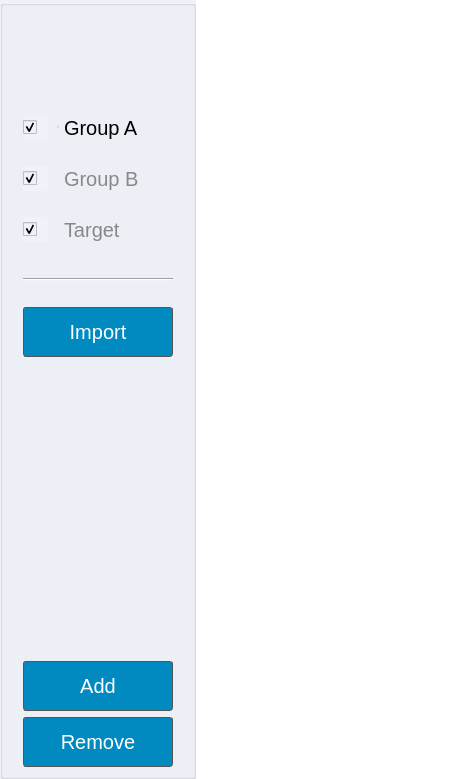
      <widget class="QWidget" name="stackedWidgetPage3">
       <layout class="QHBoxLayout" name="horizontalLayout_16">
        <property name="spacing">
         <number>0</number>
        </property>
        <property name="leftMargin">
         <number>0</number>
        </property>
        <property name="topMargin">
         <number>0</number>
        </property>
        <property name="rightMargin">
         <number>0</number>
        </property>
        <property name="bottomMargin">
         <number>0</number>
        </property>
        <item>
         <widget class="QGroupBox" name="groupBox_7">
          <property name="minimumSize">
           <size>
            <width>0</width>
            <height>0</height>
           </size>
          </property>
          <property name="styleSheet">
           <string notr="true">background-color: #eff2f8;</string>
          </property>
          <property name="title">
           <string/>
          </property>
          <layout class="QVBoxLayout" name="verticalLayout_13">
           <property name="leftMargin">
            <number>20</number>
           </property>
           <property name="rightMargin">
            <number>20</number>
           </property>
           <property name="bottomMargin">
            <number>9</number>
           </property>
           <item>
            <spacer name="verticalSpacer_16">
             <property name="orientation">
              <enum>Qt::Vertical</enum>
             </property>
             <property name="sizeType">
              <enum>QSizePolicy::Fixed</enum>
             </property>
             <property name="sizeHint" stdset="0">
              <size>
               <width>20</width>
               <height>90</height>
              </size>
             </property>
            </spacer>
           </item>
           <item>
            <layout class="QHBoxLayout" name="horizontalLayout_13">
             <property name="spacing">
              <number>0</number>
             </property>
             <item>
              <widget class="QCheckBox" name="checkBox_database_group_a">
               <property name="minimumSize">
                <size>
                 <width>25</width>
                 <height>25</height>
                </size>
               </property>
               <property name="maximumSize">
                <size>
                 <width>25</width>
                 <height>16777215</height>
                </size>
               </property>
               <property name="styleSheet">
                <string notr="true"/>
               </property>
               <property name="text">
                <string/>
               </property>
               <property name="checked">
                <bool>true</bool>
               </property>
              </widget>
             </item>
             <item>
              <widget class="QRadioButton" name="radioButton_db_groupa">
               <property name="minimumSize">
                <size>
                 <width>0</width>
                 <height>25</height>
                </size>
               </property>
               <property name="font">
                <font>
                 <pointsize>-1</pointsize>
                </font>
               </property>
               <property name="styleSheet">
                <string notr="true">QRadioButton::indicator {
                width: 0px; /* Hide the circle indicator */
                height: 0px;
            }
QRadioButton {
                font-size: 20px;
                color: #888;
                background-color: transparent;
                border: none;
                padding: 10px;
            }
            QRadioButton:checked {
                font-weight: bold;
                color: #000;
            }</string>
               </property>
               <property name="text">
                <string>Group A</string>
               </property>
               <property name="checked">
                <bool>true</bool>
               </property>
              </widget>
             </item>
            </layout>
           </item>
           <item>
            <layout class="QHBoxLayout" name="horizontalLayout_14">
             <property name="spacing">
              <number>0</number>
             </property>
             <item>
              <widget class="QCheckBox" name="checkBox_database_group_b">
               <property name="minimumSize">
                <size>
                 <width>0</width>
                 <height>25</height>
                </size>
               </property>
               <property name="maximumSize">
                <size>
                 <width>25</width>
                 <height>16777215</height>
                </size>
               </property>
               <property name="styleSheet">
                <string notr="true"/>
               </property>
               <property name="text">
                <string/>
               </property>
               <property name="checked">
                <bool>true</bool>
               </property>
              </widget>
             </item>
             <item>
              <widget class="QRadioButton" name="radioButton_db_groupb">
               <property name="minimumSize">
                <size>
                 <width>0</width>
                 <height>25</height>
                </size>
               </property>
               <property name="font">
                <font>
                 <pointsize>-1</pointsize>
                </font>
               </property>
               <property name="styleSheet">
                <string notr="true">QRadioButton::indicator {
                width: 0px; /* Hide the circle indicator */
                height: 0px;
            }
QRadioButton {
                font-size: 20px;
                color: #888;
                background-color: transparent;
                border: none;
                padding: 10px;
            }
            QRadioButton:checked {
                font-weight: bold;
                color: #000;
            }</string>
               </property>
               <property name="text">
                <string>Group B</string>
               </property>
              </widget>
             </item>
            </layout>
           </item>
           <item>
            <layout class="QHBoxLayout" name="horizontalLayout_15">
             <property name="spacing">
              <number>0</number>
             </property>
             <item>
              <widget class="QCheckBox" name="checkBox_database_target">
               <property name="minimumSize">
                <size>
                 <width>0</width>
                 <height>25</height>
                </size>
               </property>
               <property name="maximumSize">
                <size>
                 <width>25</width>
                 <height>16777215</height>
                </size>
               </property>
               <property name="styleSheet">
                <string notr="true"/>
               </property>
               <property name="text">
                <string/>
               </property>
               <property name="checked">
                <bool>true</bool>
               </property>
              </widget>
             </item>
             <item>
              <widget class="QRadioButton" name="radioButton_db_target">
               <property name="minimumSize">
                <size>
                 <width>0</width>
                 <height>25</height>
                </size>
               </property>
               <property name="font">
                <font>
                 <pointsize>-1</pointsize>
                </font>
               </property>
               <property name="styleSheet">
                <string notr="true">QRadioButton::indicator {
                width: 0px; /* Hide the circle indicator */
                height: 0px;
            }
QRadioButton {
                font-size: 20px;
                color: #888;
                background-color: transparent;
                border: none;
                padding: 10px;
            }
            QRadioButton:checked {
                font-weight: bold;
                color: #000;
            }</string>
               </property>
               <property name="text">
                <string>Target</string>
               </property>
              </widget>
             </item>
            </layout>
           </item>
           <item>
            <spacer name="verticalSpacer_17">
             <property name="orientation">
              <enum>Qt::Vertical</enum>
             </property>
             <property name="sizeType">
              <enum>QSizePolicy::Fixed</enum>
             </property>
             <property name="sizeHint" stdset="0">
              <size>
               <width>20</width>
               <height>20</height>
              </size>
             </property>
            </spacer>
           </item>
           <item>
            <widget class="Line" name="line_4">
             <property name="orientation">
              <enum>Qt::Horizontal</enum>
             </property>
            </widget>
           </item>
           <item>
            <spacer name="verticalSpacer_18">
             <property name="orientation">
              <enum>Qt::Vertical</enum>
             </property>
             <property name="sizeType">
              <enum>QSizePolicy::Fixed</enum>
             </property>
             <property name="sizeHint" stdset="0">
              <size>
               <width>20</width>
               <height>20</height>
              </size>
             </property>
            </spacer>
           </item>
           <item>
            <widget class="QPushButton" name="pushButton_load_db">
             <property name="minimumSize">
              <size>
               <width>0</width>
               <height>50</height>
              </size>
             </property>
             <property name="font">
              <font>
               <family>Arial</family>
               <pointsize>15</pointsize>
               <weight>50</weight>
               <bold>false</bold>
              </font>
             </property>
             <property name="styleSheet">
              <string notr="true">QPushButton {
    border: 1px solid #555;
    border-radius: 3px;
    border-style: Solid;
    background: rgba(0, 138, 191);
    padding: 5px 28px;
	color: rgb(255, 255, 255);
    }

QPushButton:hover {
    background: rgba(0, 138, 191, 0.6);
	opacity: 0.2
    }

QPushButton:pressed {
    border-style: inset;
    background: rgb(0, 138, 191);
    }</string>
             </property>
             <property name="text">
              <string>Import</string>
             </property>
            </widget>
           </item>
           <item>
            <spacer name="verticalSpacer_15">
             <property name="orientation">
              <enum>Qt::Vertical</enum>
             </property>
             <property name="sizeHint" stdset="0">
              <size>
               <width>20</width>
               <height>298</height>
              </size>
             </property>
            </spacer>
           </item>
           <item>
            <widget class="QPushButton" name="pushButton_add_row">
             <property name="minimumSize">
              <size>
               <width>150</width>
               <height>50</height>
              </size>
             </property>
             <property name="maximumSize">
              <size>
               <width>150</width>
               <height>16777215</height>
              </size>
             </property>
             <property name="font">
              <font>
               <family>Arial</family>
               <pointsize>15</pointsize>
               <weight>50</weight>
               <bold>false</bold>
              </font>
             </property>
             <property name="styleSheet">
              <string notr="true">QPushButton {
    border: 1px solid #555;
    border-radius: 3px;
    border-style: Solid;
    background: rgba(0, 138, 191);
    padding: 5px 28px;
	color: rgb(255, 255, 255);
    }

QPushButton:hover {
    background: rgba(0, 138, 191, 0.6);
	opacity: 0.2
    }

QPushButton:pressed {
    border-style: inset;
    background: rgb(0, 138, 191);
    }</string>
             </property>
             <property name="text">
              <string>Add</string>
             </property>
            </widget>
           </item>
           <item>
            <widget class="QPushButton" name="pushButton_remove_row">
             <property name="minimumSize">
              <size>
               <width>150</width>
               <height>50</height>
              </size>
             </property>
             <property name="maximumSize">
              <size>
               <width>150</width>
               <height>16777215</height>
              </size>
             </property>
             <property name="font">
              <font>
               <family>Arial</family>
               <pointsize>15</pointsize>
               <weight>50</weight>
               <bold>false</bold>
              </font>
             </property>
             <property name="styleSheet">
              <string notr="true">QPushButton {
    border: 1px solid #555;
    border-radius: 3px;
    border-style: Solid;
    background: rgba(0, 138, 191);
    padding: 5px 28px;
	color: rgb(255, 255, 255);
    }

QPushButton:hover {
    background: rgba(0, 138, 191, 0.6);
	opacity: 0.2
    }

QPushButton:pressed {
    border-style: inset;
    background: rgb(0, 138, 191);
    }</string>
             </property>
             <property name="text">
              <string>Remove</string>
             </property>
            </widget>
           </item>
          </layout>
         </widget>
        </item>
        <item>
         <widget class="QTableView" name="tableView_database">
          <property name="font">
           <font>
            <family>Arial</family>
            <pointsize>13</pointsize>
           </font>
          </property>
          <property name="styleSheet">
           <string notr="true">QTableView{
	background-color: rgb(255, 255, 255);
}

QScrollBar:vertical {
                border: none;
                background: #f5f5f5;
                width: 10px;
                margin: 0px 0px 0px 0px;
            }
            QScrollBar::handle:vertical {
                background: #888;
                min-height: 20px;
                border-radius: 5px;
            }
            QScrollBar::handle:vertical:hover {
                background: #666;
            }
            QScrollBar::sub-line:vertical, QScrollBar::add-line:vertical {
                background: none;
                height: 0px;
            }
            QScrollBar::add-page:vertical, QScrollBar::sub-page:vertical {
                background: #f5f5f5;
            }



            QScrollBar:horizontal {
                border: none;
                background: #f5f5f5;
                height: 12px;
                margin: 0px 12px 0px 12px;  /* Adjust margins for corners */
            }
            QScrollBar::handle:horizontal {
                background: #888;
                min-width: 20px;
                border-radius: 6px;
            }
            QScrollBar::handle:horizontal:hover {
                background: #666;
            }
            QScrollBar::add-line:horizontal, QScrollBar::sub-line:horizontal {
                background: none;
                width: 0px;
            }
            QScrollBar::add-page:horizontal, QScrollBar::sub-page:horizontal {
                background: #f5f5f5;
            }</string>
          </property>
          <property name="frameShape">
           <enum>QFrame::NoFrame</enum>
          </property>
          <property name="alternatingRowColors">
           <bool>true</bool>
          </property>
          <property name="selectionBehavior">
           <enum>QAbstractItemView::SelectRows</enum>
          </property>
          <property name="showGrid">
           <bool>true</bool>
          </property>
          <attribute name="horizontalHeaderCascadingSectionResizes">
           <bool>true</bool>
          </attribute>
          <attribute name="horizontalHeaderDefaultSectionSize">
           <number>150</number>
          </attribute>
          <attribute name="horizontalHeaderStretchLastSection">
           <bool>false</bool>
          </attribute>
          <attribute name="verticalHeaderVisible">
           <bool>false</bool>
          </attribute>
         </widget>
        </item>
       </layout>
      </widget>
